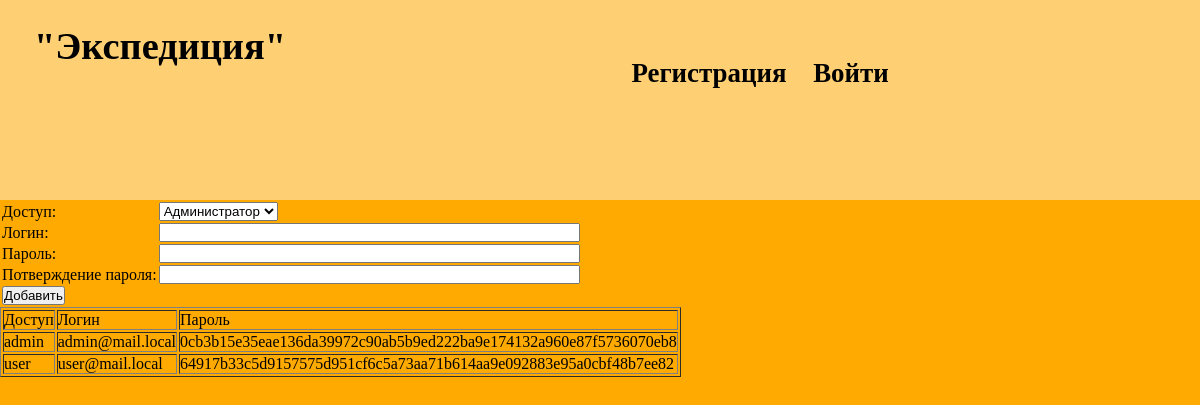
The app's page /add_user.php, older data.
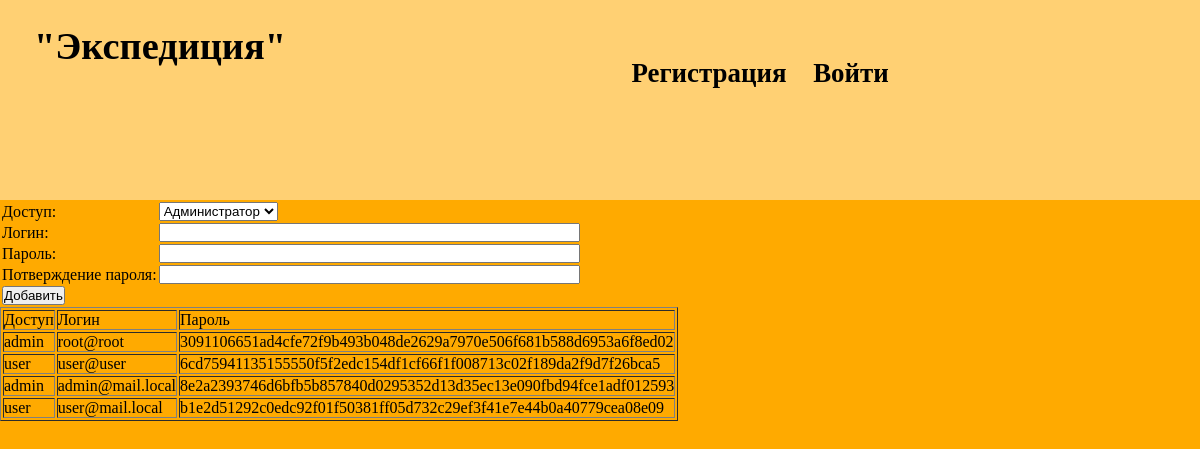
The same page, newer data.
### tables this page shows
CREATE TABLE `user` (
  `id` int(11) NOT NULL,
  `login` varchar(50) NOT NULL,
  `password` varchar(64) NOT NULL,
  `salt` varchar(32) NOT NULL,
  `status` enum('admin','employee','user') NOT NULL
);

### add_user.php (the view, shortened to what this page needs)
<html lang="ru">
 <?php require_once "block/head.php"; ?>
<body>
<?php
		require_once "block/header.php";
	?>
  <?php
    $host = 'localhost';
    $user = 'root';
    $password = '';
    $db_status = 'marinichev_db';
    $conn = mysqli_connect($host, $user, $password, $db_status);
  ?>
  <form action="" method="post">
    <table>
      <tr>
        <td>Доступ:</td>
        <td><select Name="status" value="<?= isset($_GET['red_id']) ? $product['status'] : ''; ?>">
				<option value="admin">Администратор</option>
			</select></td>
      </tr>
      <tr>
        <td>Логин:</td>
        <td><input type="text" Name="login" size="50" value="<?= isset($_GET['red_id']) ? $product['login'] : ''; ?>"></td>
      </tr>
	  <tr>
        <td>Пароль:</td>
        <td><input type="text" Name="password" size="50" value="<?= isset($_GET['red_id']) ? $product['password'] : ''; ?>"></td>
      </tr>
	  <tr>
        <td>Потверждение пароля:</td>
        <td><input type="text" Name="ppassword" size="50" value="<?= isset($_GET['red_id']) ? $product['password'] : ''; ?>"></td>
      </tr>
      <tr>
        <td colspan="2"><input type="submit" value="Добавить"></td>
      </tr>
    </table>
  </form>
  <table border='1'>
    <tr>
      <td>Доступ</td>
      <td>Логин</td>
	  <td>Пароль</td>
    </tr>
    <?php
      $sql = mysqli_query($conn, 'SELECT `id`, `status`, `login`,`password` FROM `user`');
      while ($result = mysqli_fetch_array($sql)) {
        echo '<tr>' .
             "<td>{$result['status']}</td>" .
             "<td>{$result['login']} </td>" .
			 "<td>{$result['password']}</td>" .
             '</tr>';
      }
    ?>
  </table>
</body>
</html>

### block/head.php (shortened to what this page needs)
<link rel="stylesheet" href="main.css">

### block/header.php (shortened to what this page needs)
<?php
	$status = $_SESSION["status"];
?>
<header>
	<div class="main_logo">
            <div class="logo">
                <a href="index.php" class="logo_text"> "Экспедиция" </a>
            </div>
	<ul class="ctrl-panel">
		<?php switch($status):
				 case "admin": ?>
			<?php default: ?>
			<div class="logo_reg">
                <a href="reg.php" class="head_reg"> Регистрация </a>
                <a href="sign-up.php" class="head_reg"> Войти </a>
            </div>
		<?php endswitch; ?>
	</ul>
</header>

### main.css (style rules this page uses)
* { margin: 0; padding: 0; }
a { text-decoration: none; }
html, body { background-color:#FFAA00; height: 100%; }
.main_logo .logo_text { color: #000; font-size: 240%; font-weight: bold; padding: 10px; }
.logo_reg .head_reg { color: #000; font-size: 120%; font-weight: bold; padding: 10px; }
.main_logo { background: #FFD073; width: 100%; display: flex; justify-content: space-between; }
.main_logo .logo { margin: 20px; padding: 4px; }
.main_logo .logo_reg { margin: 20px; padding: 8px; }
body { max-width: 1280px; min-width: 800px; width: 100%;; margin: 0 auto; }
body > header { background-color:#FFAA00; height: 200px; display: flex; align-items: stretch; }
.ctrl-panel { font-size: 140%; margin: 30px; display: flex; width: 1000px; justify-content: space-around; height: 20px; font-weight: bold; color: #000; }

Row changes from the older to the newer data that the page shows:
removed user: status "admin", login "admin@mail.local", password "0cb3b15e35eae136da39972c90ab5b9ed222ba9e174132a960e87f5736070eb8"
removed user: status "user", login "user@mail.local", password "64917b33c5d9157575d951cf6c5a73aa71b614aa9e092883e95a0cbf48b7ee82"
added user: status "admin", login "root@root", password "3091106651ad4cfe72f9b493b048de2629a7970e506f681b588d6953a6f8ed02"
added user: status "user", login "user@user", password "6cd75941135155550f5f2edc154df1cf66f1f008713c02f189da2f9d7f26bca5"
added user: status "admin", login "admin@mail.local", password "8e2a2393746d6bfb5b857840d0295352d13d35ec13e090fbd94fce1adf012593"
added user: status "user", login "user@mail.local", password "b1e2d51292c0edc92f01f50381ff05d732c29ef3f41e7e44b0a40779cea08e09"
